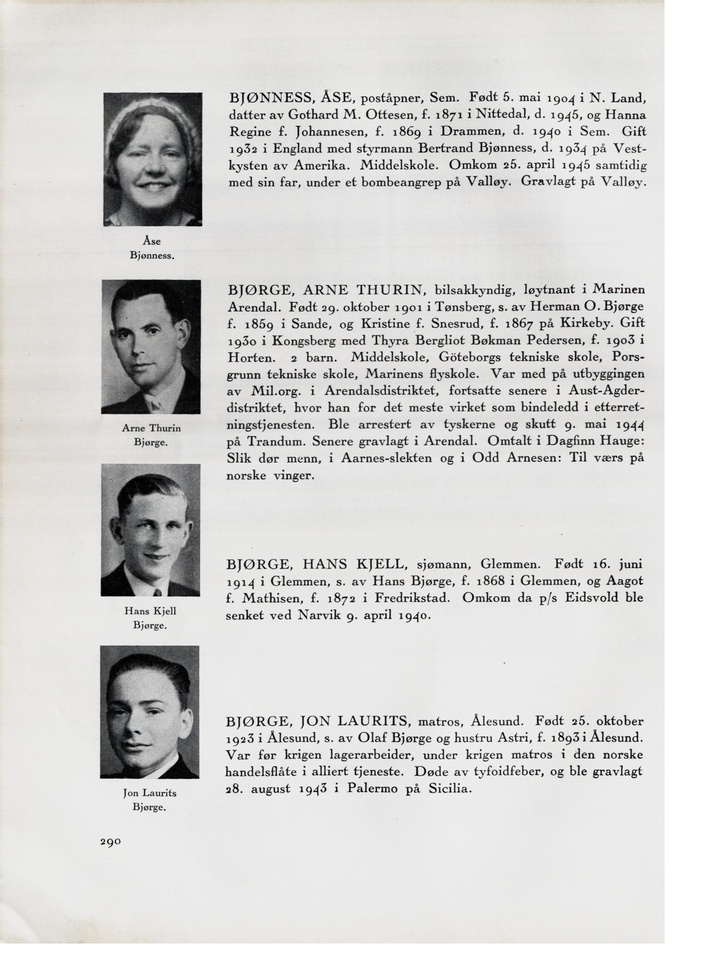
#> input picture images/0300.jpg, 727 x 970 px, shrunk from 3072 x 4096 before the run
$ python test.py images   (Python 2 division)   (older library calls are emulated)
#> lines starting #> are read from the running program, lines starting #| are printed output that depends on the picture; after the words box and inside, x2 and y2 are one past the last pixel; in counts of white or black regions, pixels touching at a corner belong together
import os
from sys import argv
import numpy as np
import scipy
from scipy import ndimage

def returnObjects (file):
#> called with file = 'images/0300.jpg'
    print ''
    print 'FILE::', file

    im = scipy.misc.imread(file, flatten=1)
#> im: shape (970, 727) float32; min 0, max 255, mean 214.2
    im = np.where(im > 150, 0, 1)
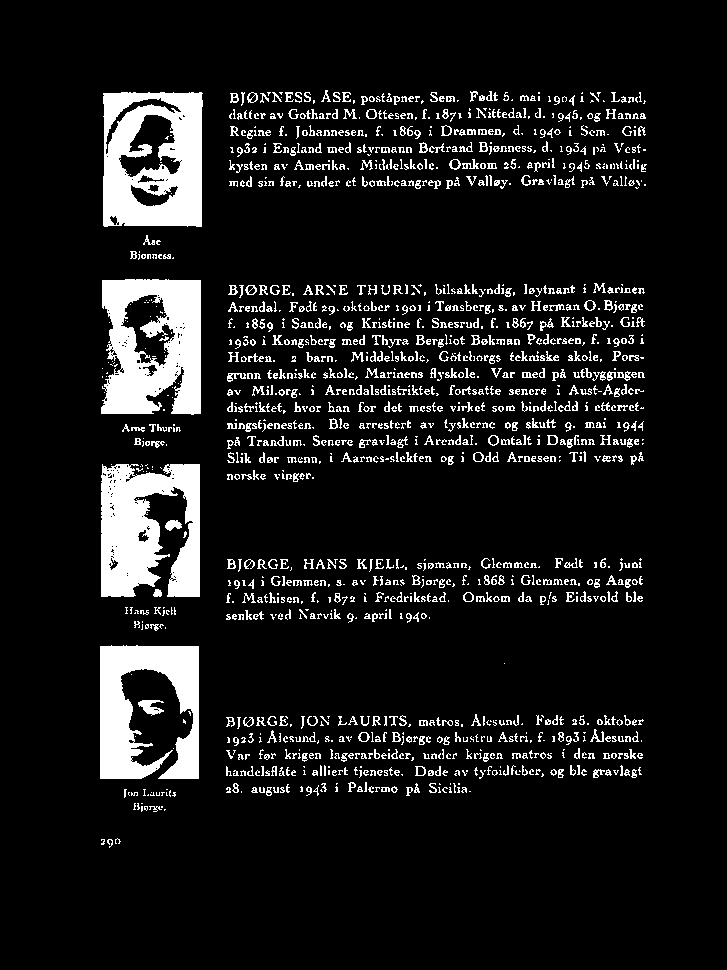
#> im: shape (970, 727) int64; values 0 (black) and 1 (white), 10% white; 1576 white regions (753 under 20 px), largest, box (x1, y1, x2, y2) and area: (103, 92, 203, 227) 10073, (101, 279, 201, 415) 9903, (101, 464, 200, 597) 9659
    label_im, num = ndimage.label(im)
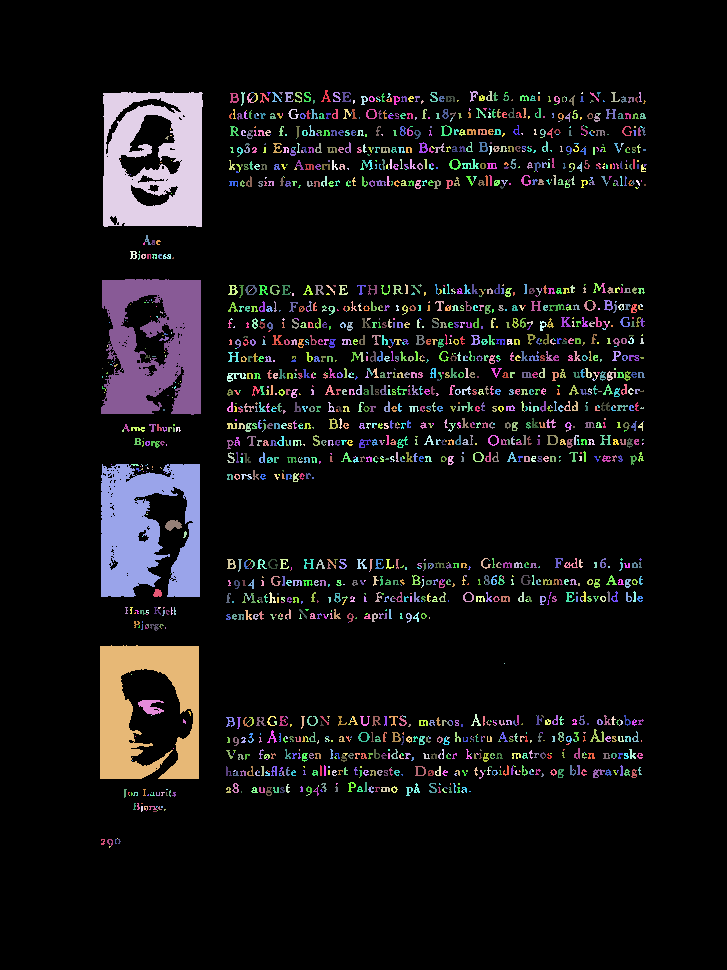
#> label_im: shape (970, 727) int32; 2058 distinct labels, from 0 to 2057; one colour per label, 0 black
#> num = 2057
    slices = ndimage.find_objects(label_im)
#> slices = 2057 items
    centroids = ndimage.measurements.center_of_mass(im, label_im, xrange(1,num+1))
#> centroids = 2057 pairs, first value 92 to 846.3, second value 102 to 644.7

    angles = []
    for s in slices:
        height, width = label_im[s].shape

        if width > 35:
            print '  OBJECTSTART::'
            print '    upper left:', s[1].start, ',', s[0].start
            print '    lower right:', s[1].start + width, ',', s[0].start+height
            print '  OBJECTEND::'
            print ''
#> this loop made 2057 passes
#> (height, width) on passes 1 to 3: (12, 10), (11, 8), (10, 7)
#> (printed output is left out)

# If-test to ensure code only executed if ran as stand-alone app.
if __name__ == "__main__":
     rootdir = argv[1];

     for subdir, dirs, files in os.walk(rootdir):
        for file in files:
            returnObjects(os.path.join(subdir, file))

$ run again, on images/0302.jpg
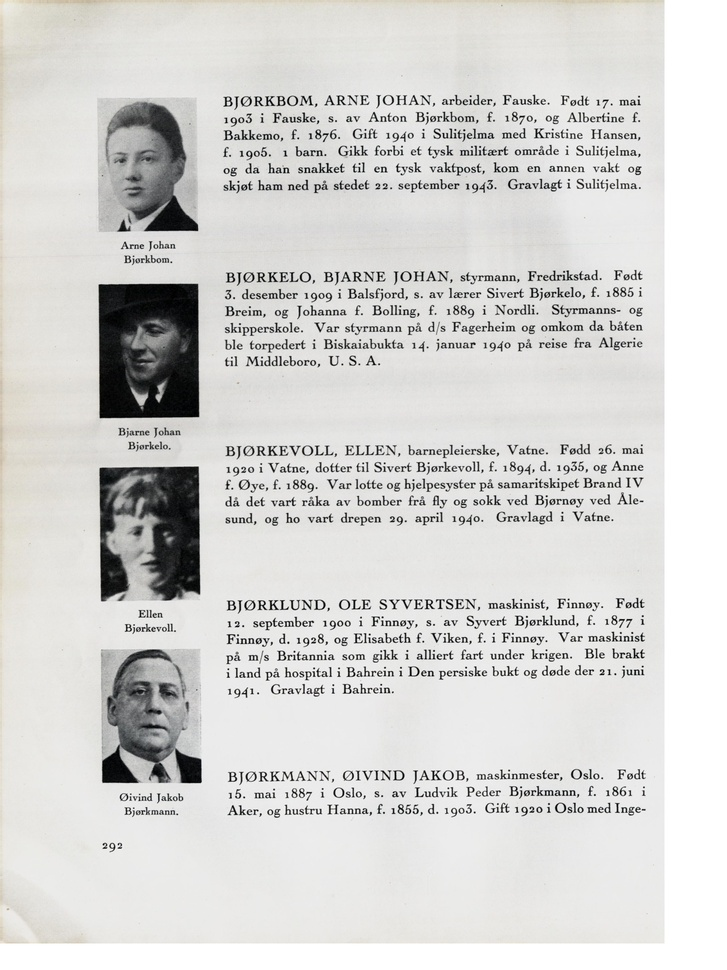
#> input picture images/0302.jpg, 727 x 970 px, shrunk from 3072 x 4096 before the run
#> in returnObjects, `im = np.where(im > 150, 0, 1)`:
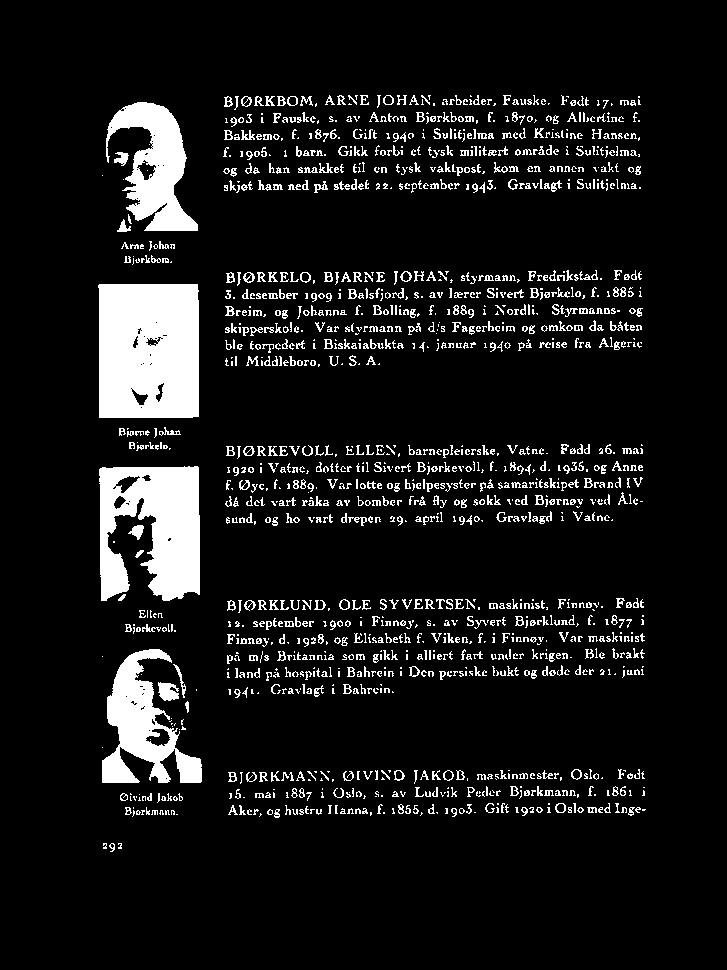
#> im: shape (970, 727) int64; values 0 (black) and 1 (white), 9.4% white; 1523 white regions (741 under 20 px), largest, box (x1, y1, x2, y2) and area: (98, 284, 199, 418) 13082, (99, 466, 200, 601) 9930, (102, 649, 202, 783) 6060
#> in returnObjects, `label_im, num = ndimage.label(im)`:
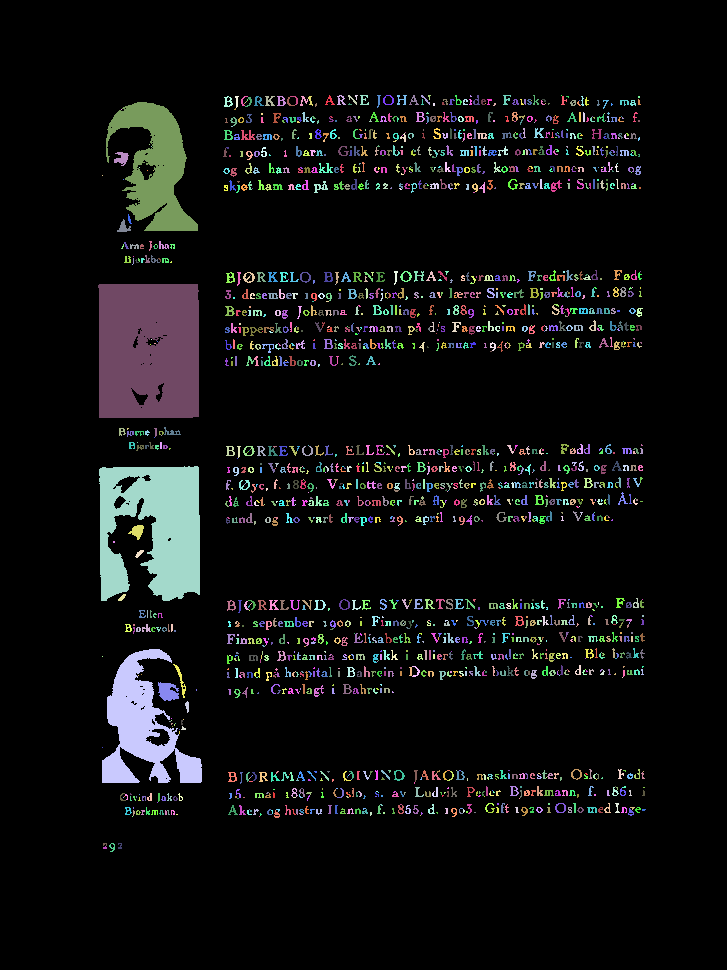
#> label_im: shape (970, 727) int32; 2006 distinct labels, from 0 to 2005; one colour per label, 0 black
#> num = 2005
#> slices = 2005 items
#> centroids = 2005 pairs, first value 95 to 847.3, second value 102 to 643.5
#> the loop in returnObjects, `for s in slices:` made 2005 passes
#> (height, width) on passes 1 to 3: (10, 10), (10, 9), (10, 9)
#> (printed output is left out)

$ run again, on images/0303.jpg
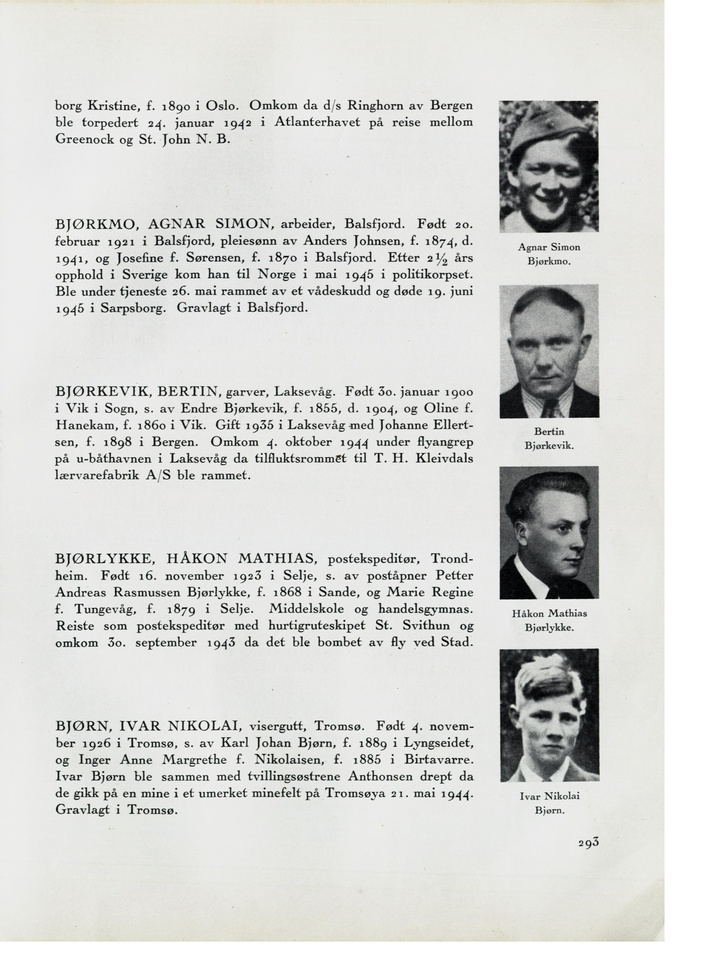
#> input picture images/0303.jpg, 727 x 970 px, shrunk from 3072 x 4096 before the run
#> in returnObjects, `im = np.where(im > 150, 0, 1)`:
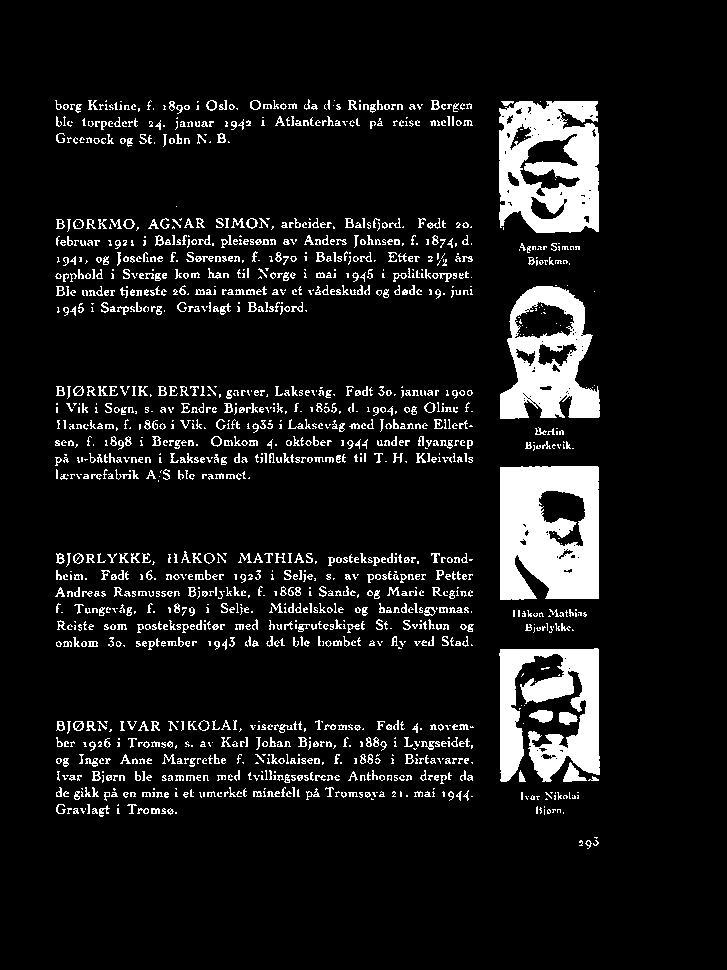
#> im: shape (970, 727) int64; values 0 (black) and 1 (white), 9.5% white; 1569 white regions (833 under 20 px), largest, box (x1, y1, x2, y2) and area: (500, 466, 599, 600) 11032, (499, 101, 599, 233) 9669, (499, 648, 600, 782) 8249
#> in returnObjects, `label_im, num = ndimage.label(im)`:
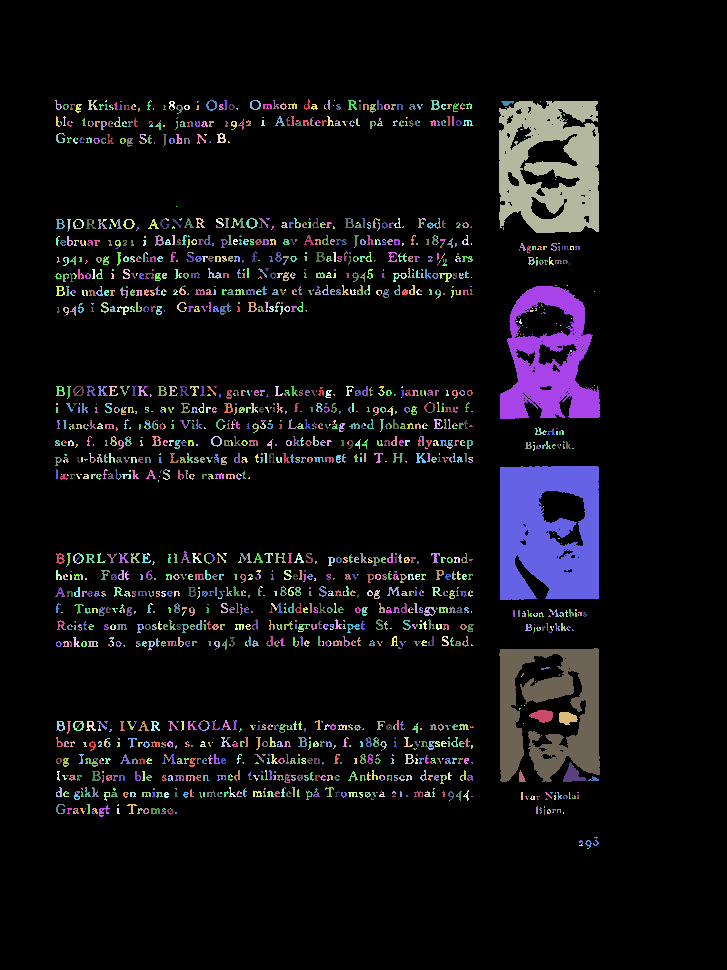
#> label_im: shape (970, 727) int32; 2111 distinct labels, from 0 to 2110; one colour per label, 0 black
#> num = 2110
#> slices = 2110 items
#> centroids = 2110 pairs, first value 100 to 848, second value 56 to 595.8
#> the loop in returnObjects, `for s in slices:` made 2110 passes
#> (height, width) on passes 1 to 3: (11, 6), (10, 7), (10, 10)
#> (printed output is left out)

$ run again, on images/0304.jpg
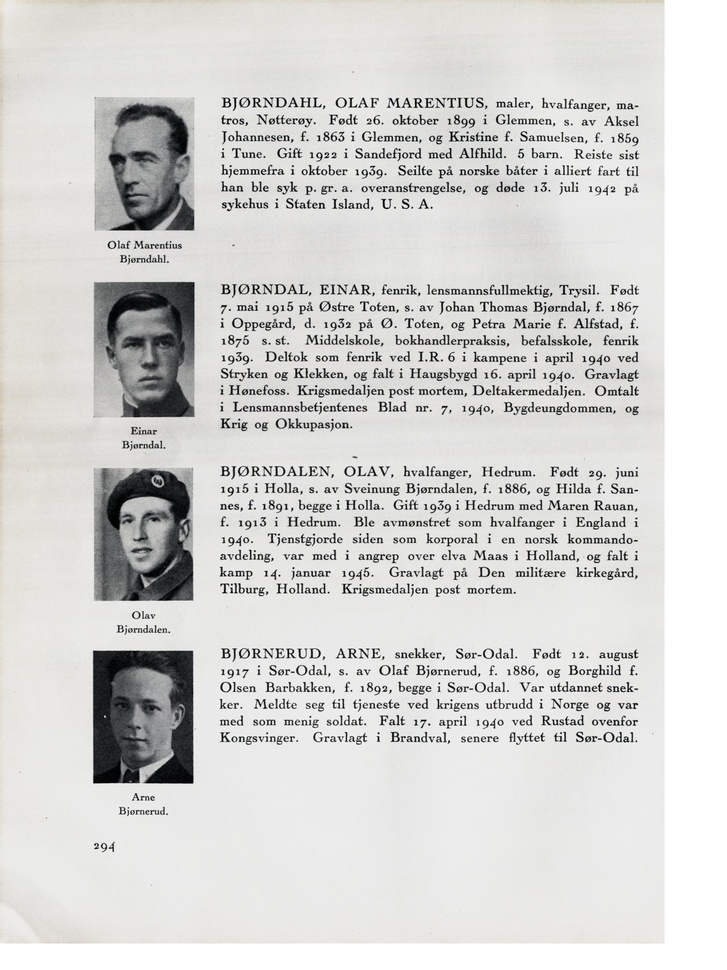
#> input picture images/0304.jpg, 727 x 970 px, shrunk from 3072 x 4096 before the run
#> in returnObjects, `im = np.where(im > 150, 0, 1)`:
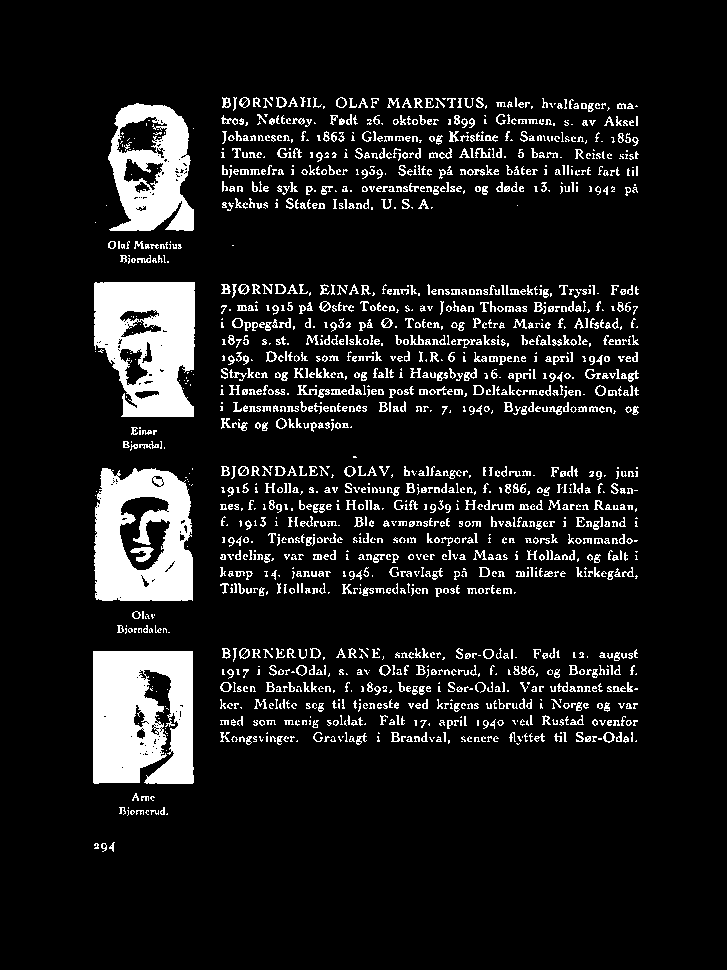
#> im: shape (970, 727) int64; values 0 (black) and 1 (white), 10.6% white; 1697 white regions (724 under 20 px), largest, box (x1, y1, x2, y2) and area: (93, 651, 194, 784) 11550, (94, 282, 195, 417) 10050, (94, 468, 193, 601) 9613
#> in returnObjects, `label_im, num = ndimage.label(im)`:
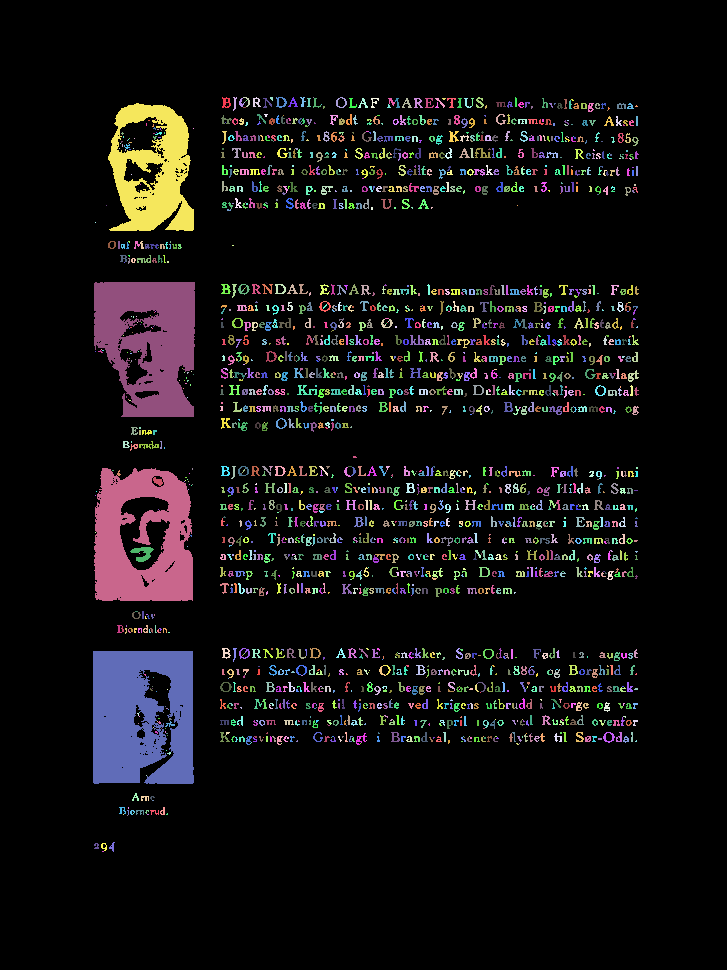
#> label_im: shape (970, 727) int32; 2178 distinct labels, from 0 to 2177; one colour per label, 0 black
#> num = 2177
#> slices = 2177 items
#> centroids = 2177 pairs, first value 97 to 851, second value 95 to 636.7
#> the loop in returnObjects, `for s in slices:` made 2177 passes
#> (height, width) on passes 1 to 3: (11, 9), (14, 4), (10, 7)
#> (printed output is left out)
